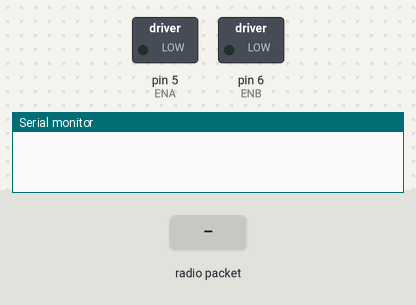
Bench run of a sketch on a simulated Arduino Uno, built with avr-gcc and run on an emulated ATmega328P. Shown: switched loads named in the sketch (green lamp = pin HIGH), the last lines printed to the serial monitor. Inputs (shaded band) come from the test bench. No radio packets arrive unless stated; pins used as bus, display or sensor lines are not drawn.

Above: at 1.2 s.
1.3 s: radio packet "1" arrives
At 1.8 s:
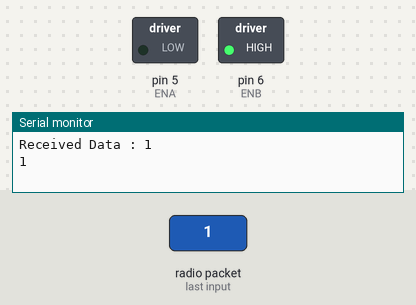
Timing chart, 0 to 4.3 s (numbered marks = the images above; inputs shaded):
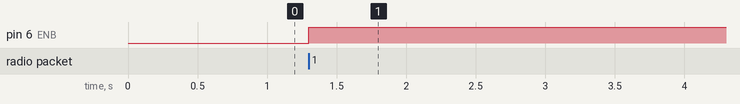

Measured:
- after the input at 1.3 s, pin 6 (ENB): LOW → HIGH at once

The sketch:

Reciever.ino
```cpp
#include <SPI.h>
#include <nRF24L01.h>
#include <RF24.h>
#include <Servo.h>
#include <string.h>

#define CE 8
#define CSN 10
#define DCin1 2
#define DCin2 3
#define DCin3 4
#define DCin4 7
#define ENA 5
#define ENB 6

int motor_speed;
int motor_speed1;

RF24 radio(CE,CSN);
const byte Address[6] = "00001";

//For the Parsing
char *ParsedStr[10];

void setup() {
  Serial.begin(9600);
  radio.begin();
  radio.openReadingPipe(0, Address);
  radio.startListening();

  pinMode(DCin1 , OUTPUT);
  pinMode(DCin2, OUTPUT);
  pinMode(DCin3, OUTPUT);
  pinMode(DCin4, OUTPUT);
  pinMode(ENA, OUTPUT);
  pinMode(ENB, OUTPUT);

  digitalWrite(DCin1 , LOW);
  digitalWrite(DCin2, LOW);
  digitalWrite(DCin3, LOW);
  digitalWrite(DCin4, LOW);
  digitalWrite(ENA, LOW);
  digitalWrite(ENB, LOW);

  radio.setPALevel(RF24_PA_MAX);
}

void loop() {
  if (radio.available()){
    while (radio.available()){
      // COTROL DATA COLLECTION //
      char ctrl[32] = "";
      radio.read(&ctrl, sizeof(ctrl));
      Serial.print("Received Data : ");
      Serial.println(ctrl);

      byte index = 0;
      char *tok = ctrl;
      while((tok = strtok(tok,",")) != NULL){
        ParsedStr[index] = tok;
        index++;
        tok = NULL;
      }
      for(int i = 0; i<index;i++){
        Serial.println(ParsedStr[i]);
      }

      // CAR CONTROL //
      //Forward
      if((atoi(ParsedStr[0]) == 1 && atoi(ParsedStr[1]) == 0) && (atoi(ParsedStr[2]) > 492 && atoi(ParsedStr[2]) < 532)){
        digitalWrite(DCin1, HIGH);
        digitalWrite(DCin2, LOW);
        digitalWrite(DCin3, HIGH);
        digitalWrite(DCin4, LOW);
        analogWrite(ENA, 255);
        analogWrite(ENB, 255);
        Serial.println("HEYYYY");
      }
      //Forward RIGHT
      else if((atoi(ParsedStr[0]) == 1 && atoi(ParsedStr[1]) == 0) && (atoi(ParsedStr[2]) > 532)){
        motor_speed = map(atoi(ParsedStr[2]), 532, 1023, 255, 0);
        digitalWrite(DCin1, HIGH);
        digitalWrite(DCin2, LOW);
        digitalWrite(DCin3, HIGH);
        digitalWrite(DCin4, LOW);
        analogWrite(ENA, 255);
        analogWrite(ENB, motor_speed);
      }
      //Forward LEFT
      else if((atoi(ParsedStr[0]) == 1 && atoi(ParsedStr[1]) == 0) && (atoi(ParsedStr[2]) < 492)){
        motor_speed = map(atoi(ParsedStr[2]), 492, 0, 255, 0);
        digitalWrite(DCin1, HIGH);
        digitalWrite(DCin2, LOW);
        digitalWrite(DCin3, HIGH);
        digitalWrite(DCin4, LOW);
        analogWrite(ENA, motor_speed);
        analogWrite(ENB, 255);
      }
      //Backwards
      else if((atoi(ParsedStr[0]) == 0 && atoi(ParsedStr[1]) == 1) && (atoi(ParsedStr[2]) > 492 && atoi(ParsedStr[2]) < 532)){
        digitalWrite(DCin1, LOW);
        digitalWrite(DCin2, HIGH);
        digitalWrite(DCin3, LOW);
        digitalWrite(DCin4, HIGH);
        analogWrite(ENA, 255);
        analogWrite(ENB, 255);
      }
      //Backwards RIGHT
      else if((atoi(ParsedStr[0]) == 0 && atoi(ParsedStr[1]) == 1) && (atoi(ParsedStr[2]) > 532)){
        motor_speed = map(atoi(ParsedStr[2]), 532, 1023, 255, 0);
        digitalWrite(DCin1, HIGH);
        digitalWrite(DCin2, LOW);
        digitalWrite(DCin3, HIGH);
        digitalWrite(DCin4, LOW);
        analogWrite(ENA, 255);
        analogWrite(ENB, motor_speed);
      }
      //Backwards LEFT
      else if((atoi(ParsedStr[0]) == 0 && atoi(ParsedStr[1]) == 1) && (atoi(ParsedStr[2]) < 492)){
        motor_speed = map(atoi(ParsedStr[2]), 492, 0, 255, 0);
        digitalWrite(DCin1, HIGH);
        digitalWrite(DCin2, LOW);
        digitalWrite(DCin3, HIGH);
        digitalWrite(DCin4, LOW);
        analogWrite(ENA, motor_speed);
        analogWrite(ENB, 255);
      }
      else{
        digitalWrite(DCin1, LOW);
        digitalWrite(DCin2, LOW);
        digitalWrite(DCin3, LOW);
        digitalWrite(DCin4, LOW);
      }

      //WITH POTENTIOMETER !!!!! NOT WORKING YET, BAD QUALITY POT
      /*// CAR CONTROL //
      //STOP
      if ((atoi(ParsedStr[2]) > 502 && atoi(ParsedStr[2]) < 522) && (atoi(ParsedStr[3])>502 && atoi(ParsedStr[3]) <522)){
        digitalWrite(DCin1, LOW);
        digitalWrite(DCin2, LOW);
        digitalWrite(DCin3, LOW);
        digitalWrite(DCin4, LOW);

        //digitalWrite(ENA, LOW);
        //digitalWrite(ENB, LOW);
      }
      //FORWARD
      else if (atoi(ParsedStr[2]) < 502 && (atoi(ParsedStr[3])>502 && atoi(ParsedStr[3]) <522)){
        motor_speed = map(atoi(ParsedStr[2]), 502, 0, 0, 255);
        digitalWrite(DCin1, HIGH);
        digitalWrite(DCin2, LOW);
        digitalWrite(DCin3, HIGH);
        digitalWrite(DCin4, LOW);
        analogWrite(ENA, motor_speed);
        analogWrite(ENB, motor_speed);
      }
      //FORWARD RIGHT
      else if(atoi(ParsedStr[2]) < 502 && atoi(ParsedStr[3])>522 ){
        motor_speed = map(atoi(ParsedStr[2]), 502, 0, 0, 255);
        motor_speed1 = map(atoi(ParsedStr[3]), 522, 1023, 255, 0); //This makes right motor gradually turn slower
        digitalWrite(DCin1, HIGH);
        digitalWrite(DCin2, LOW);
        digitalWrite(DCin3, HIGH);
        digitalWrite(DCin4, LOW);
        analogWrite(ENA, motor_speed);
        analogWrite(ENB, motor_speed1);
      }
      //RIGHT
      else if((atoi(ParsedStr[2])>502 && atoi(ParsedStr[2]) <522) && atoi(ParsedStr[3]) > 522 ){
        motor_speed = map(atoi(ParsedStr[2]), 502, 0, 0, 255);
        digitalWrite(DCin1, HIGH);
        digitalWrite(DCin2, LOW);
        digitalWrite(DCin3, HIGH);
        digitalWrite(DCin4, LOW);
        analogWrite(ENA, motor_speed);
        analogWrite(ENB, motor_speed1);
      }
      //BACKWARDS
      else if(atoi(ParsedStr[2]) > 560 && (atoi(ParsedStr[3])>502 && atoi(ParsedStr[3]) <522)){
        motor_speed = map(atoi(ParsedStr[2]), 522, 1023, 0, 255);
        digitalWrite(DCin1, LOW);
        digitalWrite(DCin2, HIGH);
        digitalWrite(DCin3, LOW);
        digitalWrite(DCin4, HIGH);
        analogWrite(ENA, motor_speed);
        analogWrite(ENB, motor_speed);
      }

      //FORWARD LEFT
      else if(atoi(ParsedStr[2]) < 502 && atoi(ParsedStr[3])<502 ){
        motor_speed = map(atoi(ParsedStr[2]), 502, 0, 0, 255);
        motor_speed1 = map(atoi(ParsedStr[3]), 502, 0, 255, 0);
        digitalWrite(DCin1, HIGH);
        digitalWrite(DCin2, LOW);
        digitalWrite(DCin3, HIGH);
        digitalWrite(DCin4, LOW);
        analogWrite(ENA, motor_speed1);
        analogWrite(ENB, motor_speed);
      }
      //BACKWARD RIGHT
      else if(atoi(ParsedStr[2]) > 522 && atoi(ParsedStr[3])>522 ){
        motor_speed = map(atoi(ParsedStr[2]), 522, 1023, 0, 255);
        motor_speed1 = map(atoi(ParsedStr[3]), 522, 1023, 0, 255);
        digitalWrite(DCin1, HIGH);
        digitalWrite(DCin2, LOW);
        digitalWrite(DCin3, HIGH);
        digitalWrite(DCin4, LOW);
        analogWrite(ENA, motor_speed1);
        analogWrite(ENB, motor_speed);
      }
      //BACKWARD LEFT

      // MOTOR CTRL
      if (atoi(ParsedStr[2]) < 480){     //Rotating the left motor in clockwise direction
        motor_speed = map(atoi(ParsedStr[2]), 480, 0, 0, 255);   //Mapping the values to 0-255 to move the motor
        digitalWrite(DCin1, HIGH);
        digitalWrite(DCin2, LOW);
        analogWrite(ENA, motor_speed);
      }
      else if (atoi(ParsedStr[2])>480 && atoi(ParsedStr[2]) <560){  //Motors will not move when the joystick will be at center
        digitalWrite(DCin1, LOW);
        digitalWrite(DCin2, LOW);
      }

      else if (atoi(ParsedStr[2]) > 560){    //Rotating the left motor in anticlockwise direction
        motor_speed = map(atoi(ParsedStr[2]), 560, 1023, 0, 255);
        digitalWrite(DCin1, LOW);
        digitalWrite(DCin2, HIGH);
        analogWrite(ENA, motor_speed);
      }

      if (atoi(ParsedStr[3]) < 480){         //Rotating the right motor in clockwise direction
        motor_speed1 = map(atoi(ParsedStr[3]), 480, 0, 0, 255);
        digitalWrite(DCin3, HIGH);
        digitalWrite(DCin4, LOW);
        analogWrite(ENB, motor_speed1);
      }
      else if (atoi(ParsedStr[3])>480 && atoi(ParsedStr[3]) <560){
        digitalWrite(DCin3, LOW);
        digitalWrite(DCin4, LOW);
      }

      else if (atoi(ParsedStr[3]) > 560){        //Rotating the right motor in anticlockwise direction
        motor_speed1 = map(atoi(ParsedStr[3]), 560, 1023, 0, 255);
        digitalWrite(DCin3, LOW);
        digitalWrite(DCin4, HIGH);
        analogWrite(ENB, motor_speed1);
      }*/
    }
  }
}
```
